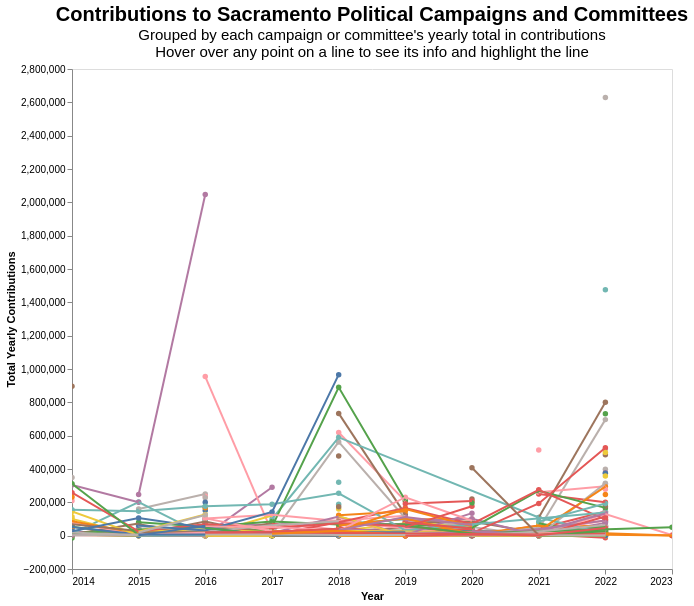

The specification (Vega-Lite) saved for this image:
### Vega-Lite specification from a JSON file in a GitHub repository (floating-point values rounded to 4 significant figures; data arrays with more than 128 entries replaced by an {"elided": "..."} marker saying what was removed)
{"config": {"view": {"continuousWidth": 400, "continuousHeight": 300}}, "layer": [{"mark": "circle", "encoding": {"color": {"field": "filerName", "legend": null, "type": "nominal"}, "opacity": {"condition": {"value": 1, "selection": "selector006"}, "value": 0.2}, "tooltip": [{"field": "filerName", "title": "Filer Name", "type": "nominal"}, {"field": "year", "title": "Year", "type": "temporal"}, {"field": "amount", "format": "$,.2f", "title": "Amount", "type": "quantitative"}], "x": {"axis": {"grid": false}, "field": "year", "title": "Year", "type": "temporal"}, "y": {"axis": {"grid": false}, "field": "amount", "title": "Total Yearly Contributions", "type": "quantitative"}}, "selection": {"selector006": {"type": "single", "on": "mouseover", "fields": ["filerName"], "nearest": true}, "selector007": {"type": "interval", "bind": "scales", "encodings": ["x", "y"]}}}, {"mark": "line", "encoding": {"color": {"field": "filerName", "legend": null, "type": "nominal"}, "size": {"condition": {"value": 2, "selection": "selector006"}, "value": 0.3}, "tooltip": [{"field": "filerName", "title": "Filer Name", "type": "nominal"}, {"field": "year", "title": "Year", "type": "temporal"}, {"field": "amount", "format": "$,.2f", "title": "Amount", "type": "quantitative"}], "x": {"axis": {"grid": false}, "field": "year", "title": "Year", "type": "temporal"}, "y": {"axis": {"grid": false}, "field": "amount", "title": "Total Yearly Contributions", "type": "quantitative"}}}], "data": {"values": {"elided": "912 records"}}, "height": 500, "title": {"text": "Contributions to Sacramento Political Campaigns and Committees", "fontSize": 20, "subtitle": ["Grouped by each campaign or committee's yearly total in contributions", "Hover over any point on a line to see its info and highlight the line"], "subtitleFontSize": 15}, "width": 600, "$schema": "https://vega.github.io/schema/vega-lite/v4.17.0.json"}
